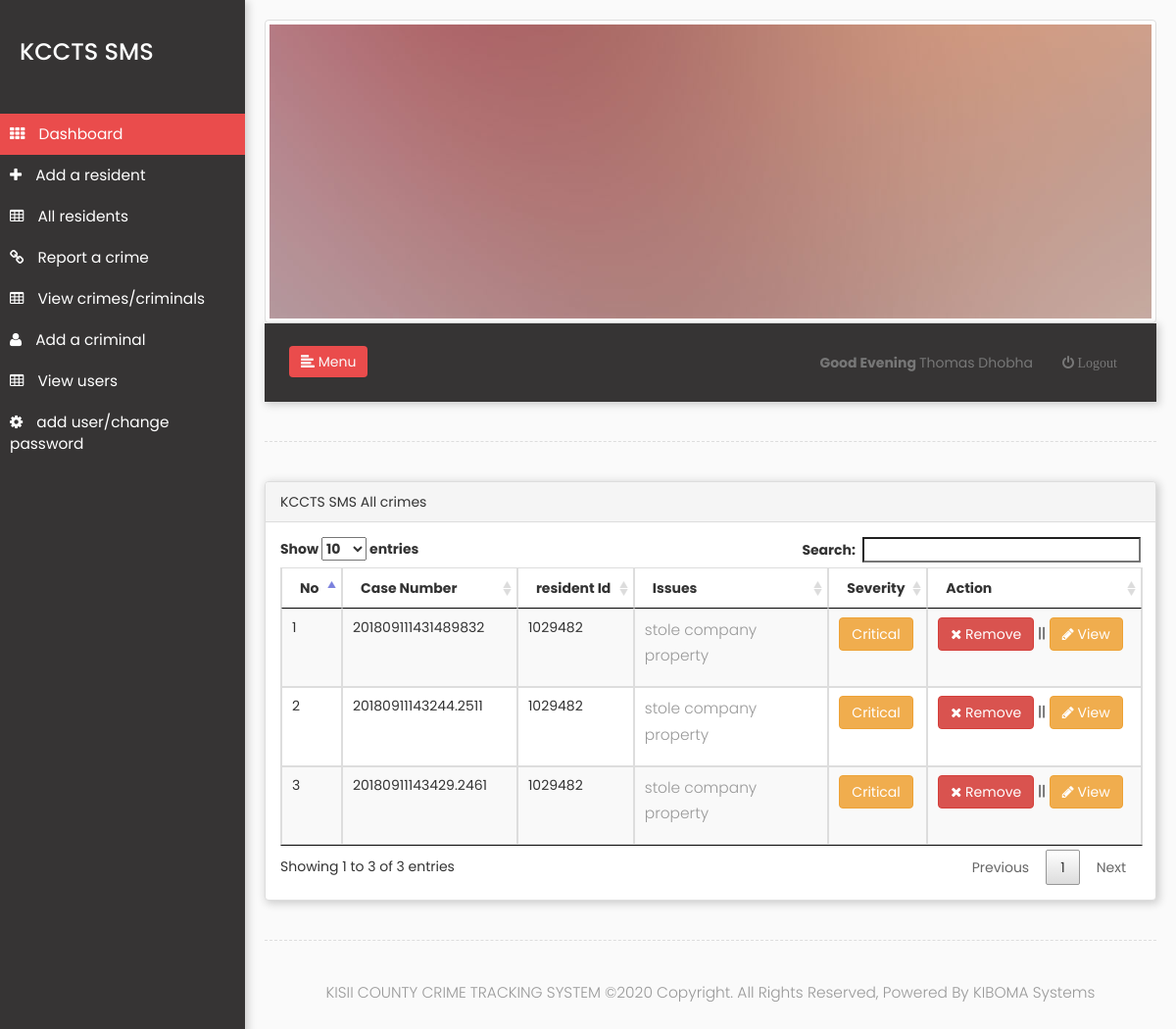
/admin/v_issue.php (signed in), run on the app's committed database.
### tables this page shows
CREATE TABLE `cases` (
  `id` int(11) NOT NULL,
  `employee_id` varchar(30) NOT NULL,
  `severity` varchar(30) NOT NULL,
  `notes` varchar(200) NOT NULL,
  `case_num` varchar(30) NOT NULL
);

### admin/v_issue.php (the view, shortened to what this page needs)
<?php require_once('includes/session.php');
      require_once('includes/conn.php');
?>
<!DOCTYPE html>
<html lang="en">
    <head>
        <link rel="stylesheet" href="assets/css/bootstrap.min.css">
        <link rel="stylesheet" href="assets/css/style.css">
        <link rel="stylesheet" href="assets/awesome/font-awesome.css">
        <link rel="stylesheet" href="assets/css/animate.css">
         <link rel="stylesheet" href="vendors/datatables/datatables.min.css">
    </head>
    <body>
         <div class="wrapper">
            <nav id="sidebar" class="sammacmedia">
                <div class="sidebar-header">
                    <h3>KCCTS SMS</h3>
                </div>
                <ul class="list-unstyled components">
                    <li class="active">
                        <a href="dashboard.php">
                            <i class="fa fa-th"></i>
                           Dashboard
                        </a>
                    </li>
                              <?php
                    if($_SESSION['permission']==1 or $_SESSION['permission']==2 ){
                    ?>
                    <li>
                        <a href="a_employees.php">
                            <i class="fa fa-plus"></i>
                            Add a resident
                        </a>
                    </li>
                    <?php }?>
                    <li>
                        <a href="all_employees.php">
                            <i class="fa fa-table"></i>
                           All residents
                        </a>
                    </li>
                    <li>
                        <a href="invest.php">
                            <i class="fa fa-link"></i>
                            Report a crime
                        </a>
                    </li>
                              <?php
                    if($_SESSION['permission']==1 or $_SESSION['permission']==2 ){
                    ?>
                    <li>
                        <a href="v_issue.php">
                            <i class="fa fa-table"></i>
                            View crimes/criminals
                        </a>
                    </li>
                    <?php }?>
                             <?php
                    if($_SESSION['permission']==1){
                    ?>
                    <li>
                        <a href="a_users.php">
                            <i class="fa fa-user"></i>
                            Add a criminal
                        </a>
                    </li>
                    <li>
                        <a href="v_users.php">
                            <i class="fa fa-table"></i>
                            View users
                        </a>
                    </li>
                    <?php } ?>
                    <li>
                        <a href="settings.php">
                            <i class="fa fa-cog"></i>
                            add user/change password
                        </a>
                    </li>
                </ul>
            </nav>
            <div id="content">
                <div clas="col-md-12">
                     <img src="assets/image/pic05.jpg" class="img-thumbnail">
                    </div>
                <nav class="navbar navbar-default sammacmedia">
                    <div class="container-fluid">
                        <div class="navbar-header" id="sams">
                            <button type="button" id="sidebarCollapse" id="makota" class="btn btn-sam animated tada navbar-btn">
                                <i class="glyphicon glyphicon-align-left"></i>
                                <span>Menu</span>
                            </button>
                        </div>
                        <div class="collapse navbar-collapse" id="bs-example-navbar-collapse-1">
                            <ul class="nav navbar-nav navbar-right  makotasamuel">
                                <li><a href="#"><?php require_once('includes/name.php');?></a></li>
                                <li ><a href="logout.php"><i class="fa fa-power-off"> Logout</i></a></li>
                            </ul>
                        </div>
                    </div>
                </nav>
                <div class="line"></div>
		<div class="panel panel-default sammacmedia">
            <div class="panel-heading">KCCTS SMS All crimes</div>
        <div class="panel-body">
                        <table class="table table-striped thead-dark table-bordered table-hover" id="myTable">
                <thead>
                <tr>
                    <th>No</th>
                    <th>Case Number</th>
                    <th>resident Id</th>
                    <th>Issues</th>
                    <th>Severity</th>
                    <th>Action</th>
                    </tr>
                </thead>
                    <?php
                                   $a=1;
                    $query=mysqli_query($mysqli,"select *from `cases` ");
                     while($row=mysqli_fetch_array($query))
                        {
                          ?>
                          <tr>
                              <td><?php echo $a;?></td>
                            <td><?php echo $row['case_num'];?></td>
                            <td><?php echo $row['employee_id'];?></td>
                            <td><?php echo $row['notes'];?></td>
                            <td>
                                <?php
                            if($row['severity']=="Normal"){
                            echo "<p  class='btn btn-success'>Normal</p>";
                            }elseif($row['severity']=="Critical"){
                            echo "<p  class='btn btn-warning'>Critical</p>";
                            }else{
                            echo "<p  class='btn btn-danger'>Danger</p>";
                            }
                            ?>
                              </td>
                            <td>
                  <a href="v_issue.php?edited=1&idx=<?php echo $row['id']; ?>" data-toggle="modal" class="btn btn-danger"><span class="fa fa-times"></span> Remove</a> || <a href="#samstrover<?php echo $row['employee_id']; ?>" data-toggle="modal" class="btn btn-warning"><span class="fa fa-pencil"></span> View</a>
                              </td>
                          </tr>
                          <?php
                            $a++;
                      }
                               ?>
                </table>
            </div>
                </div>
                <div class="line"></div>
                <footer>
            <p class="text-center">
            KISII COUNTY CRIME TRACKING SYSTEM &copy;<?php echo date("Y ");?>Copyright. All Rights Reserved, Powered By KIBOMA Systems
            </p>
            </footer>
            </div>
        </div>
    </body>
</html>

### admin/includes/name.php (shortened to what this page needs)
<?php echo $_SESSION['name'].str_repeat('&nbsp;', 1).$_SESSION['surname']?>

### admin/assets/css/style.css (style rules this page uses)
body { font-family: 'Poppins', sans-serif; background: #fafafa; }
p { font-family: 'Poppins', sans-serif; font-size: 1.1em; font-weight: 300; line-height: 1.7em; color: #999; }
a, a:hover, a:focus { color: inherit; text-decoration: none; transition: all 0.3s; }
.navbar { padding: 15px 10px; background: #363434; border: none; border-radius: 0; margin-bottom: 40px; box-shadow: 1px 1px 3px rgba(0, 0, 0, 0.1); }
.navbar-btn { box-shadow: none; outline: none !important; border: none; }
.line { width: 100%; height: 1px; border-bottom: 1px dashed #ddd; margin: 40px 0; }
.sammacmedia { box-shadow: 2px 2px 8px 1px #ccc; }
i, span { display: inline-block; }
.wrapper { display: flex; align-items: stretch; }
#sidebar { min-width: 250px; max-width: 250px; background: #363434; color: #fff; transition: all 0.3s; }
#sidebar ul li a { text-align: left; }
#sidebar .sidebar-header { padding: 20px; background: #363434; }
#sidebar ul.components { padding: 20px 0; border-bottom: 1px solid #363434; }
#sidebar ul li a { padding: 10px; font-size: 1.1em; display: block; }
#sidebar ul li a i { margin-right: 10px; }
.btn-sam { background-color: #ea4c4c; color:#fafafa; }
#sidebar ul li.active > a, a[aria-expanded="true"] { color: #fff; background: #ea4c4c; }
#content { padding: 20px; min-height: 100vh; transition: all 0.3s; }

### data on the page
cases: case_num "201809111431489832", employee "1029482", notes "stole company property", severity "Critical"
cases: case_num "20180911143244.2511", employee "1029482", notes "stole company property", severity "Critical"
cases: case_num "20180911143429.2461", employee "1029482", notes "stole company property", severity "Critical"

### other printed values
$_SESSION['name'] "Thomas"
$_SESSION['surname'] "Dhobha"
